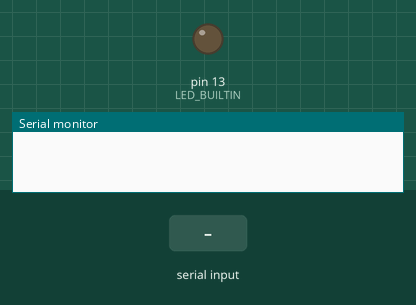
Simulated run of this sketch. Board: Arduino Uno, built with avr-gcc and run on an emulated ATmega328P. On the bench: output pins drawn as LEDs (lit = HIGH), the last lines printed to the serial monitor. The test bench sets the inputs (shaded band).

Above: at 1.2 s.
1.3 s: "R" received over Serial
At 2.1 s:
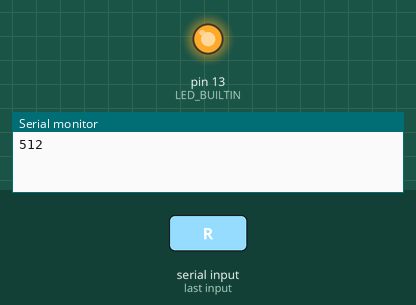
Timing chart, 0 to 4.3 s (numbered marks = the images above; inputs shaded):
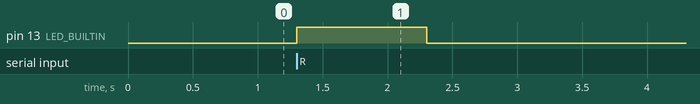

The sketch:

sendtoMATLAB.ino
```cpp
//#include <SPI.h>
//#include <RF24.h>

#include <Wire.h>

int16_t x = 5;
char val = 0;

void setup() {

  Wire.begin();
  Serial.begin(115200);
  pinMode(LED_BUILTIN, OUTPUT);
  pinMode(A0, INPUT);

}

void loop() {

// check the serial connection for messages
  if(Serial.available())
  {
    // read the value sent via serial connection
    val = Serial.read();

    // do something if there is a match
    if(val=='R') // from the matlab code

    // record analog value from pin A0
    x = analogRead(A0);

    //send data back to MATLAB through the serial connection
    Serial.println(x);

    // Blink to confirm
    digitalWrite(LED_BUILTIN, HIGH);   // turn the LED on (HIGH is the voltage level)
    delay(1000);                       // wait for a second
    digitalWrite(LED_BUILTIN, LOW);    // turn the LED off by making the voltage LOW
    delay(1000);

  }

  // don't lock up the arduino
  delay(20);

}
```

Measured:
- after the input at 1.3 s, pin 13 (LED_BUILTIN): LOW → HIGH at once, → LOW 1.0 s later
